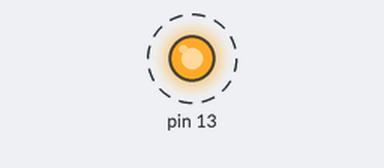
Bench run of a sketch on a simulated Arduino Uno, built with avr-gcc and run on an emulated ATmega328P. Parts: output pins drawn as LEDs (lit = HIGH). Dashed ring = blinking. What the sketch prints to the serial monitor is not drawn.

Above: at 0.5 s.
Timing chart, 0 to 4.6 s (numbered marks = the images above):
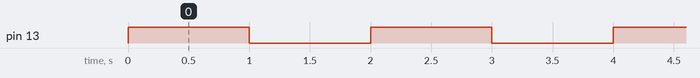

Measured:
- by itself, pin 13: alternates HIGH for 1.0 s and LOW for 1.0 s

The sketch:

blink.ino
```cpp
// this sketch is a test to blink an LED on an arduino
// this tests if we can upload code from the Rpi to the arduino
// programmed on WSLS ubuntu ssh into Rpi and ubuntu ssh

void setup() {
  Serial.begin(9600);
  pinMode(13, OUTPUT);
  Serial.println("setup");
}

void loop() {
  digitalWrite(13, HIGH);
  delay(1000);
  digitalWrite(13, LOW);
  delay(1000);
  Serial.println("one blink past");
}
```
